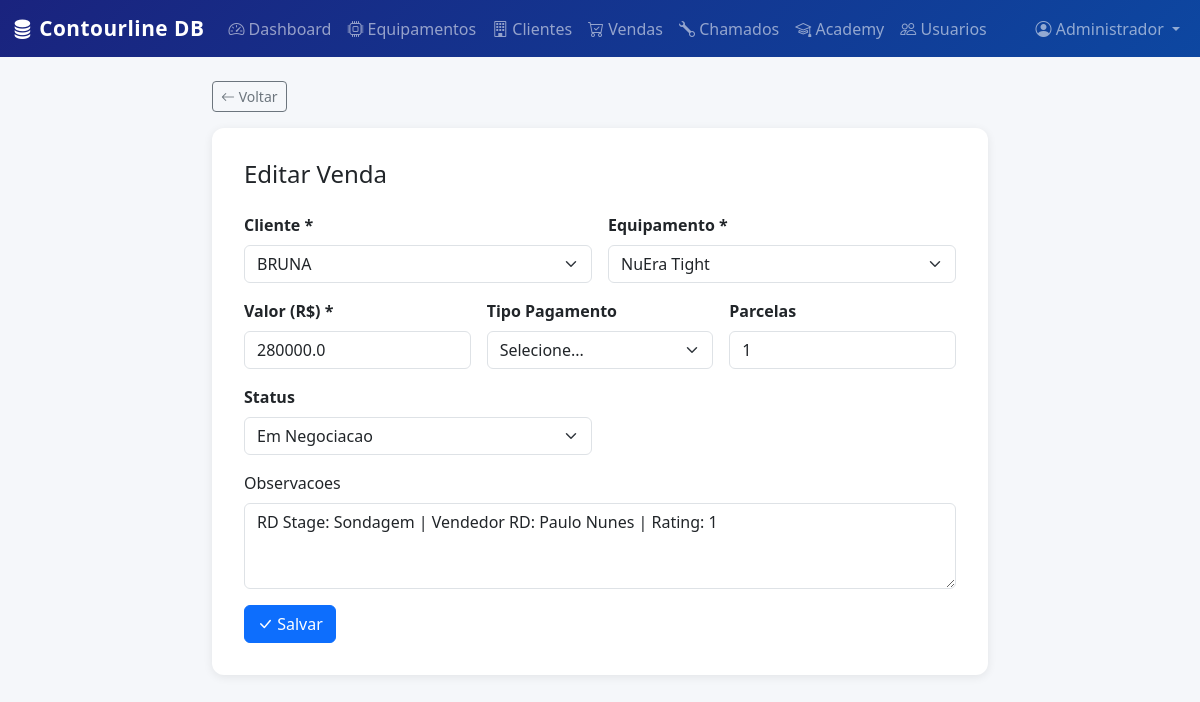
Screenshot of /vendas/1/editar (signed in) with the database file from the repository.
### models.py (models this page shows, shortened)
class Usuario(UserMixin, db.Model):
    __tablename__ = 'usuarios'
    id = db.Column(db.Integer, primary_key=True)
    nome = db.Column(db.String(120), nullable=False)
    email = db.Column(db.String(120), unique=True, nullable=False)
    senha_hash = db.Column(db.String(256), nullable=False)
    cargo = db.Column(db.String(50), nullable=False, default='vendedor')  # admin, vendedor, tecnico, marketing
    ativo = db.Column(db.Boolean, default=True)
    criado_em = db.Column(db.DateTime, default=lambda: datetime.now(timezone.utc))
    vendas = db.relationship('Venda', backref='vendedor', lazy='dynamic', foreign_keys='Venda.vendedor_id')
    chamados = db.relationship('Chamado', backref='tecnico', lazy='dynamic', foreign_keys='Chamado.tecnico_id')

class Venda(db.Model):
    __tablename__ = 'vendas'
    id = db.Column(db.Integer, primary_key=True)
    cliente_id = db.Column(db.Integer, db.ForeignKey('clientes.id'), nullable=False)
    equipamento_id = db.Column(db.Integer, db.ForeignKey('equipamentos.id'), nullable=False)
    vendedor_id = db.Column(db.Integer, db.ForeignKey('usuarios.id'), nullable=False)
    valor = db.Column(db.Float, nullable=False)
    tipo_pagamento = db.Column(db.String(50))  # À vista, Parcelado, Leasing, Financiamento
    parcelas = db.Column(db.Integer, default=1)
    status = db.Column(db.String(30), default='em_negociacao')  # em_negociacao, proposta_enviada, fechada, perdida
    rd_deal_id = db.Column(db.String(80))  # ID da negociação no RD Station
    data_venda = db.Column(db.DateTime)
    observacoes = db.Column(db.Text)
    criado_em = db.Column(db.DateTime, default=lambda: datetime.now(timezone.utc))
    atualizado_em = db.Column(db.DateTime, default=lambda: datetime.now(timezone.utc), onupdate=lambda: datetime.now(timezone.utc))

### app.py (the view, shortened to what this page needs)
    @app.route('/vendas/<int:id>/editar', methods=['GET', 'POST'])
    @login_required
    @cargo_required('admin', 'vendedor')
    def venda_editar(id):
        venda = db.session.get(Venda, id)
        if not venda:
            flash('Venda não encontrada.', 'warning')
            return redirect(url_for('vendas_lista'))
        clientes = Cliente.query.filter_by(ativo=True).order_by(Cliente.razao_social).all()
        equipamentos = Equipamento.query.filter_by(ativo=True).order_by(Equipamento.nome).all()
        return render_template('vendas/formulario.html', venda=venda, clientes=clientes, equipamentos=equipamentos)

### templates/vendas/formulario.html (shortened to what this page needs)
{% extends "base.html" %}
{% block content %}
<div class="container" style="max-width: 800px;">
    <a href="{{ url_for('vendas_lista') }}" class="btn btn-sm btn-outline-secondary mb-3">
        <i class="bi bi-arrow-left"></i> Voltar
    </a>
    <div class="form-container">
        <h4 class="mb-4">{{ 'Editar Venda' if venda else 'Nova Venda' }}</h4>
        <form method="POST">
            <div class="row g-3">
                <div class="col-md-6">
                    <label class="form-label fw-semibold">Cliente *</label>
                    <select name="cliente_id" class="form-select" required>
                        {% for c in clientes %}
                        <option value="{{ c.id }}" {{ 'selected' if venda and venda.cliente_id == c.id else '' }}>{{ c.razao_social }}</option>
                        {% endfor %}
                    </select>
                </div>
                <div class="col-md-6">
                    <label class="form-label fw-semibold">Equipamento *</label>
                    <select name="equipamento_id" class="form-select" required>
                        {% for e in equipamentos %}
                        <option value="{{ e.id }}" {{ 'selected' if venda and venda.equipamento_id == e.id else '' }}>{{ e.nome }}</option>
                        {% endfor %}
                    </select>
                </div>
                <div class="col-md-4">
                    <label class="form-label fw-semibold">Valor (R$) *</label>
                    <input type="number" name="valor" class="form-control" step="0.01" value="{{ venda.valor if venda else '' }}" required>
                </div>
                <div class="col-md-4">
                    <label class="form-label fw-semibold">Tipo Pagamento</label>
                    <select name="tipo_pagamento" class="form-select">
                        <option value="">Selecione...</option>
                    </select>
                </div>
                <div class="col-md-4">
                    <label class="form-label fw-semibold">Parcelas</label>
                    <input type="number" name="parcelas" class="form-control" min="1" max="60" value="{{ venda.parcelas if venda else 1 }}">
                </div>
                {% if venda %}
                <div class="col-md-6">
                    <label class="form-label fw-semibold">Status</label>
                    <select name="status" class="form-select">
                        {% for s in ['em_negociacao', 'proposta_enviada', 'fechada', 'perdida'] %}
                        <option value="{{ s }}" {{ 'selected' if venda.status == s else '' }}>{{ s | replace('_', ' ') | title }}</option>
                        {% endfor %}
                    </select>
                </div>
                {% endif %}
                <div class="col-12">
                    <label class="form-label">Observacoes</label>
                    <textarea name="observacoes" class="form-control" rows="3">{{ venda.observacoes if venda else '' }}</textarea>
                </div>
                <div class="col-12 mt-3">
                    <button type="submit" class="btn btn-primary">
                        <i class="bi bi-check-lg"></i> {{ 'Salvar' if venda else 'Registrar Venda' }}
                    </button>
                </div>
            </div>
        </form>
    </div>
</div>
{% endblock %}

### templates/base.html (shortened to what this page needs)
<!DOCTYPE html>
<html lang="pt-BR">
<head>
    <link href="https://cdn.jsdelivr.net/npm/bootstrap@5.3.3/dist/css/bootstrap.min.css" rel="stylesheet">
    <link href="https://cdn.jsdelivr.net/npm/bootstrap-icons@1.11.3/font/bootstrap-icons.min.css" rel="stylesheet">
    <link href="{{ url_for('static', filename='css/style.css') }}" rel="stylesheet">
</head>
<body>
{% if current_user.is_authenticated %}
<nav class="navbar navbar-expand-lg navbar-dark bg-contourline">
    <div class="container-fluid">
        <a class="navbar-brand fw-bold" href="{{ url_for('dashboard') }}">
            <i class="bi bi-database-fill"></i> Contourline DB
        </a>
        <div class="collapse navbar-collapse" id="navbarNav">
            <ul class="navbar-nav me-auto">
                <li class="nav-item">
                    <a class="nav-link" href="{{ url_for('dashboard') }}"><i class="bi bi-speedometer2"></i> Dashboard</a>
                </li>
                <li class="nav-item">
                    <a class="nav-link" href="{{ url_for('equipamentos_lista') }}"><i class="bi bi-cpu"></i> Equipamentos</a>
                </li>
                <li class="nav-item">
                    <a class="nav-link" href="{{ url_for('clientes_lista') }}"><i class="bi bi-building"></i> Clientes</a>
                </li>
                {% if current_user.cargo in ['admin', 'vendedor', 'marketing'] %}
                <li class="nav-item">
                    <a class="nav-link" href="{{ url_for('vendas_lista') }}"><i class="bi bi-cart-check"></i> Vendas</a>
                </li>
                {% endif %}
                <li class="nav-item">
                    <a class="nav-link" href="{{ url_for('chamados_lista') }}"><i class="bi bi-wrench"></i> Chamados</a>
                </li>
                <li class="nav-item">
                    <a class="nav-link" href="{{ url_for('academy_lista') }}"><i class="bi bi-mortarboard"></i> Academy</a>
                </li>
                {% if current_user.cargo == 'admin' %}
                <li class="nav-item">
                    <a class="nav-link" href="{{ url_for('admin_usuarios') }}"><i class="bi bi-people"></i> Usuarios</a>
                </li>
                {% endif %}
            </ul>
            <ul class="navbar-nav">
                <li class="nav-item dropdown">
                    <a class="nav-link dropdown-toggle" href="#" role="button" data-bs-toggle="dropdown">
                        <i class="bi bi-person-circle"></i> {{ current_user.nome }}
                    </a>
                </li>
            </ul>
        </div>
    </div>
</nav>
{% endif %}
<main class="container-fluid py-4">
    {% block content %}{% endblock %}
</main>
</body>
</html>

### static/css/style.css (style rules this page uses)
:root { --cl-primary: #1a237e; --cl-secondary: #0d47a1; --cl-accent: #00bcd4; --cl-success: #2e7d32; --cl-warning: #f57f17; --cl-danger: #c62828; --cl-light: #f5f7fa; --cl-dark: #1a1a2e; }
body { background-color: var(--cl-light); font-family: 'Segoe UI', system-ui, -apple-system, sans-serif; }
.bg-contourline { background: linear-gradient(135deg, var(--cl-primary), var(--cl-secondary)) !important; }
.navbar-brand { font-size: 1.3rem; letter-spacing: 0.5px; }
.form-container { background: white; border-radius: 12px; padding: 2rem; box-shadow: 0 2px 10px rgba(0, 0, 0, 0.08); }

### rows the page displays
Usuario: nome "Administrador"
Venda: valor "280000.0", parcelas "1", observacoes "RD Stage: Sondagem | Vendedor RD: Paulo Nunes | Rating: 1"

### other values shown
{{ 'Editar Venda' if venda else 'Nova Venda' }} "Editar Venda"
{{ 'Salvar' if venda else 'Registrar Venda' }} "Salvar"
form field cliente_id "BRUNA"
form field equipamento_id "NuEra Tight"
form field status "Em Negociacao"
